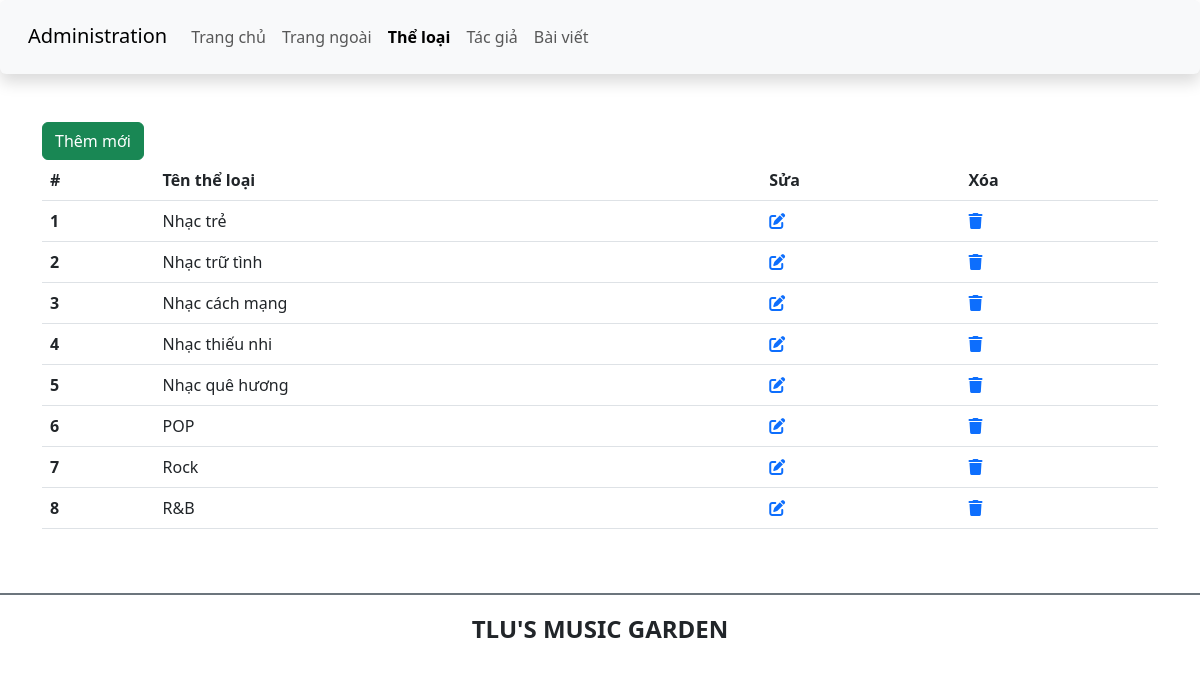
The page /admin/category.php on the database as committed earlier.
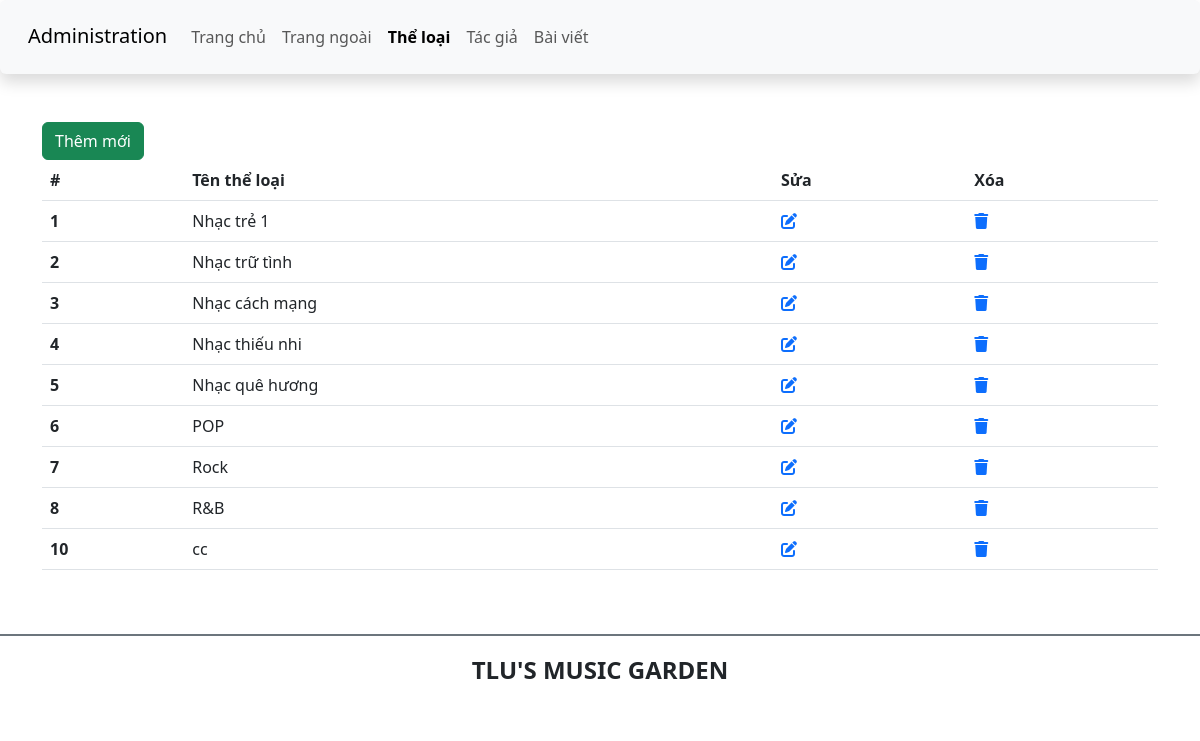
The same page on the database as committed later.
### tables this page shows
CREATE TABLE `theloai` (
  `ma_tloai` int(10) UNSIGNED NOT NULL,
  `ten_tloai` varchar(50) NOT NULL
);

### admin/category.php (the view, shortened to what this page needs)
<?php
require_once '../db_connection.php';
$sql = "SELECT * FROM theloai";
$stmt = $pdo->prepare($sql);
$stmt->execute();
$categories = $stmt->fetchAll();
?>
<!DOCTYPE html>
<html lang="en">
<head>
    <link href="https://cdn.jsdelivr.net/npm/bootstrap@5.3.0-alpha1/dist/css/bootstrap.min.css" rel="stylesheet">
    <link rel="stylesheet" href="https://cdnjs.cloudflare.com/ajax/libs/font-awesome/6.3.0/css/all.min.css" />
    <link rel="stylesheet" href="css/style_login.css">
</head>
<body>
    <header>
        <nav class="navbar navbar-expand-lg bg-body-tertiary shadow p-3 bg-white rounded">
            <div class="container-fluid">
                <div class="h3">
                    <a class="navbar-brand" href="#">Administration</a>
                </div>
                <div class="collapse navbar-collapse" id="navbarSupportedContent">
                <ul class="navbar-nav me-auto mb-2 mb-lg-0">
                    <li class="nav-item">
                        <a class="nav-link" aria-current="page" href="./">Trang chủ</a>
                    </li>
                    <li class="nav-item">
                        <a class="nav-link" href="../index.php">Trang ngoài</a>
                    </li>
                    <li class="nav-item">
                        <a class="nav-link active fw-bold" href="category.php">Thể loại</a>
                    </li>
                    <li class="nav-item">
                        <a class="nav-link" href="author.php">Tác giả</a>
                    </li>
                    <li class="nav-item">
                        <a class="nav-link" href="article.php">Bài viết</a>
                    </li>
                </ul>
                </div>
            </div>
        </nav>
    </header>
    <main class="container mt-5 mb-5">
        <div class="row">
            <div class="col-sm">
                <a href="add_category.php" class="btn btn-success">Thêm mới</a>
                <table class="table">
                    <thead>
                        <tr>
                            <th scope="col">#</th>
                            <th scope="col">Tên thể loại</th>
                            <th>Sửa</th>
                            <th>Xóa</th>
                        </tr>
                    </thead>
                    <tbody>
                        <?php foreach ($categories as $category): ?>
                        <tr>
                            <th scope="row"><?= $category['ma_tloai'] ?></th>
                            <td><?= htmlspecialchars($category['ten_tloai']) ?></td>
                            <td>
                                <a href="edit_category.php?id=<?= $category['ma_tloai'] ?>"><i class="fa-solid fa-pen-to-square"></i></a>
                            </td>
                            <td>
                                <a href="?delete_id=<?= $category['ma_tloai'] ?>" onclick="return confirm('Bạn có chắc chắn muốn xóa thể loại này?');"><i class="fa-solid fa-trash"></i></a>
                            </td>
                        </tr>
                        <?php endforeach; ?>
                    </tbody>
                </table>
            </div>
        </div>
    </main>
    <footer class="bg-white d-flex justify-content-center align-items-center border-top border-secondary  border-2" style="height:80px">
        <h4 class="text-center text-uppercase fw-bold">TLU's music garden</h4>
    </footer>
</body>
</html>

Rows that differ between the two databases and show on the page:
changed theloai id 1: ten_tloai "Nhạc trẻ" → "Nhạc trẻ 1"
added theloai: ma_tloai "10", ten_tloai "cc"
